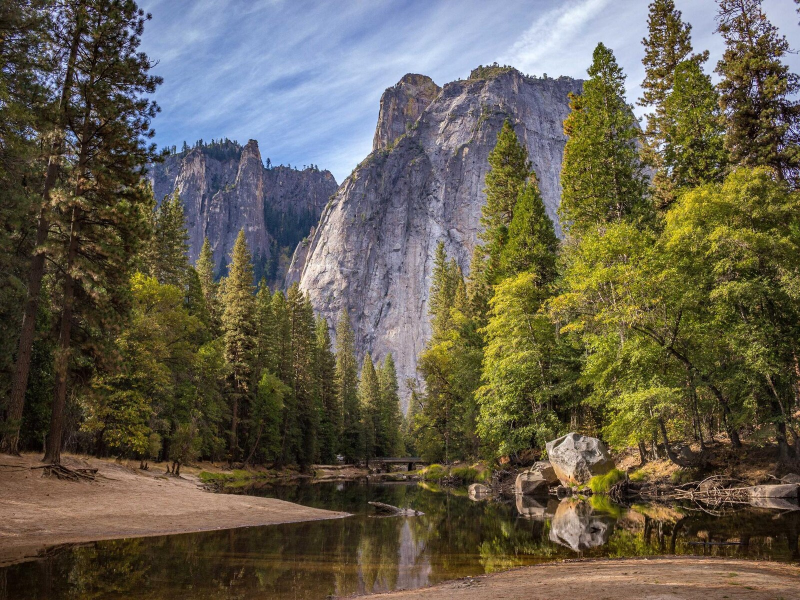
#> input picture app/src/androidTest/assets/forest.jpg, 1600 x 1200 px, given in place of p1027.jpg, which was not available (shown at 1/2 size)
$ python make_bursts.py ../app/src/androidTest/assets ../app/src/androidTest/assets/portrait.jpg
#> lines starting #> are read from the running program, lines starting #| are printed output that depends on the picture; pictures that were not available may be replaced by others from this repository, and a replacement may not be noted
#!/usr/bin/env python3
"""Builds a synthetic camera roll of burst-like photos for testing Photo Duel.

Each burst is one base photo turned into several frames with small handheld-style shifts,
rotations, exposure changes and the odd blurry frame. EXIF DateTimeOriginal is set so
MediaStore groups them by capture time the way a real camera roll would.

Usage: make_bursts.py BASE_DIR OUT_DIR
BASE_DIR must contain the photos named in SCENARIO (pNNNN.jpg, from picsum.photos/id/NNNN).
Writes OUT_DIR/Camera/*.jpg, OUT_DIR/Screenshots/*.jpg and OUT_DIR/expected.json.
"""
import json
import random
import sys
from datetime import datetime, timedelta, timezone
from pathlib import Path

from PIL import Image, ImageEnhance, ImageFilter

EXIF_IFD = 0x8769
DATETIME_ORIGINAL = 36867
OFFSET_TIME_ORIGINAL = 36881
SUBSEC_TIME_ORIGINAL = 37521
ORIENTATION = 274

# (name, base photo, frames, start offset from now, seconds between frames, blurry frame index or None)
SCENARIO = [
    ("portrait", "p1027", 5, timedelta(hours=-2), 1.5, 3),
    ("canoe", "p1011", 4, timedelta(days=-1, hours=-3), 2.0, None),
    ("forest", "p1043", 3, timedelta(days=-3), 3.0, None),
    ("jellyfish", "p1069", 6, timedelta(days=-10), 0.8, 5),
    # Two different scenes shot 20 s apart: one time session, but two visual clusters.
    ("pug-blanket", "p1025", 3, timedelta(days=-5), 1.0, None),
    ("pug-bed", "p1062", 2, timedelta(days=-5, seconds=23), 1.0, None),
    # Outside the default 30-day scope.
    ("street", "p342", 3, timedelta(days=-45), 1.2, None),
]
SINGLES = [
    ("waterfall", "p1035", timedelta(hours=-5)),
    ("hiker", "p177", timedelta(days=-2)),
    ("puppy", "p237", timedelta(days=-7)),
    ("hills", "p287", timedelta(days=-12)),
    ("beach", "p338", timedelta(days=-60)),
]
OUT_SIZE = (2000, 1500)


def jitter(img: Image.Image, rng: random.Random, strong: bool = True) -> Image.Image:
    """A handheld re-shot of the same scene: shift, small rotation and zoom, exposure change."""
    w, h = img.size
    angle = rng.uniform(-1.2, 1.2) if strong else 0.0
    dx = rng.uniform(-18, 18) if strong else 0.0
    dy = rng.uniform(-14, 14) if strong else 0.0
    scale = 1.04 + (rng.uniform(-0.01, 0.01) if strong else 0.0)
    # Zoom in slightly so rotation/shift never exposes empty borders.
    big = img.resize((int(w * scale), int(h * scale)), Image.LANCZOS).rotate(angle, resample=Image.BICUBIC)
    bw, bh = big.size
    left = (bw - w) / 2 + dx
    top = (bh - h) / 2 + dy
    out = big.crop((round(left), round(top), round(left) + w, round(top) + h))
    out = ImageEnhance.Brightness(out).enhance(rng.uniform(0.94, 1.06))
    return out


def save(img: Image.Image, path: Path, when: datetime) -> None:
    exif = Image.Exif()
    exif[ORIENTATION] = 1
    ifd = exif.get_ifd(EXIF_IFD)
    ifd[DATETIME_ORIGINAL] = when.strftime("%Y:%m:%d %H:%M:%S")
    ifd[SUBSEC_TIME_ORIGINAL] = f"{when.microsecond // 1000:03d}"
    ifd[OFFSET_TIME_ORIGINAL] = "+00:00"
    img.save(path, "JPEG", quality=90, exif=exif)


def main() -> None:
    base_dir, out_dir = Path(sys.argv[1]), Path(sys.argv[2])
    camera = out_dir / "Camera"
    shots = out_dir / "Screenshots"
    for d in (camera, shots):
        d.mkdir(parents=True, exist_ok=True)
        for old in d.glob("*.jpg"):  # file names embed the time, so stale runs would pile up
            old.unlink()
#> pass 2 of the loop in main, `for d in (camera, shots):`:
    rng = random.Random(42)
    now = datetime.now(timezone.utc).replace(microsecond=0)
    expected = {"bursts": [], "singles": [], "excluded": []}

    def load(name: str) -> Image.Image:
#> called with name = 'p1027'
        return Image.open(base_dir / f"{name}.jpg").convert("RGB").resize(OUT_SIZE, Image.LANCZOS)

    for name, base, frames, offset, spacing, blurry in SCENARIO:
        src = load(base)
        files = []
        for i in range(frames):
            when = now + offset + timedelta(seconds=spacing * i)
            img = jitter(src, rng)
            if i == blurry:
                img = img.filter(ImageFilter.GaussianBlur(5))
            fname = f"PXL_{when:%Y%m%d_%H%M%S}{when.microsecond // 1000:03d}_{name}_{i}.jpg"
            save(img, camera / fname, when)
            files.append(fname)
#> this loop made 5 passes
#> pass 1, in jitter, `big = img.resize((int(w * scale), int(h * scale)), Image.LANCZOS).rota..`:
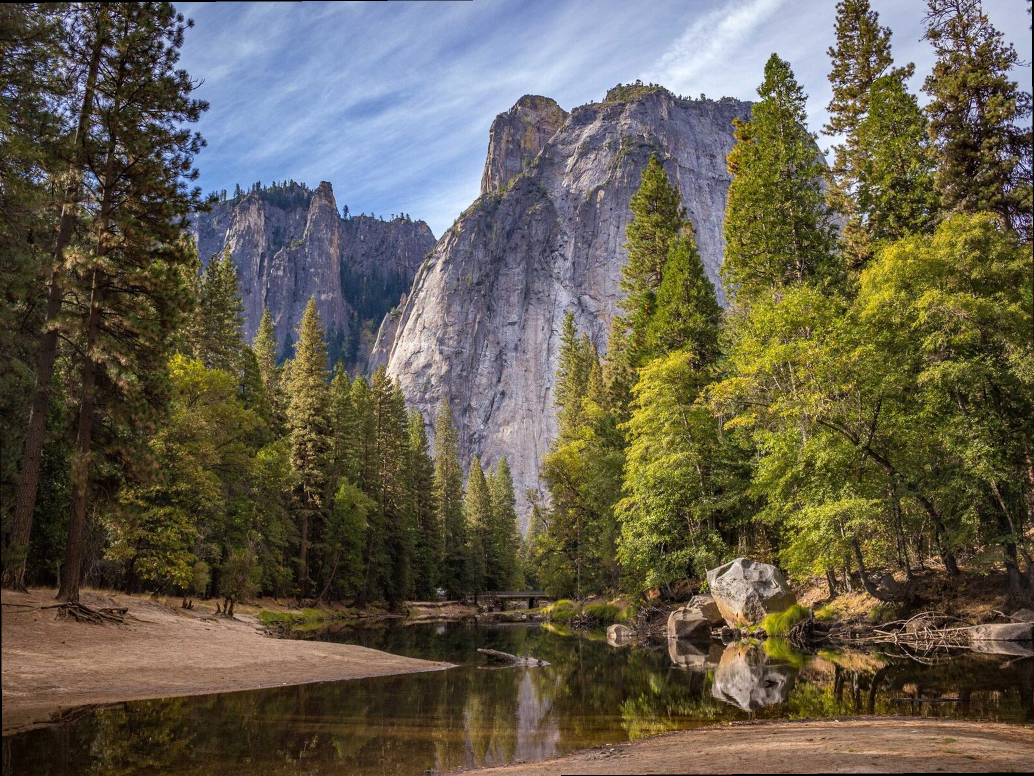
#> big: PIL image 2068x1551 RGB (shown at 1/2 size); mean R, G, B 99.9, 93.8, 78.2
#> pass 1, in jitter, `out = big.crop((round(left), round(top), round(left) + w, round(top) +..`:
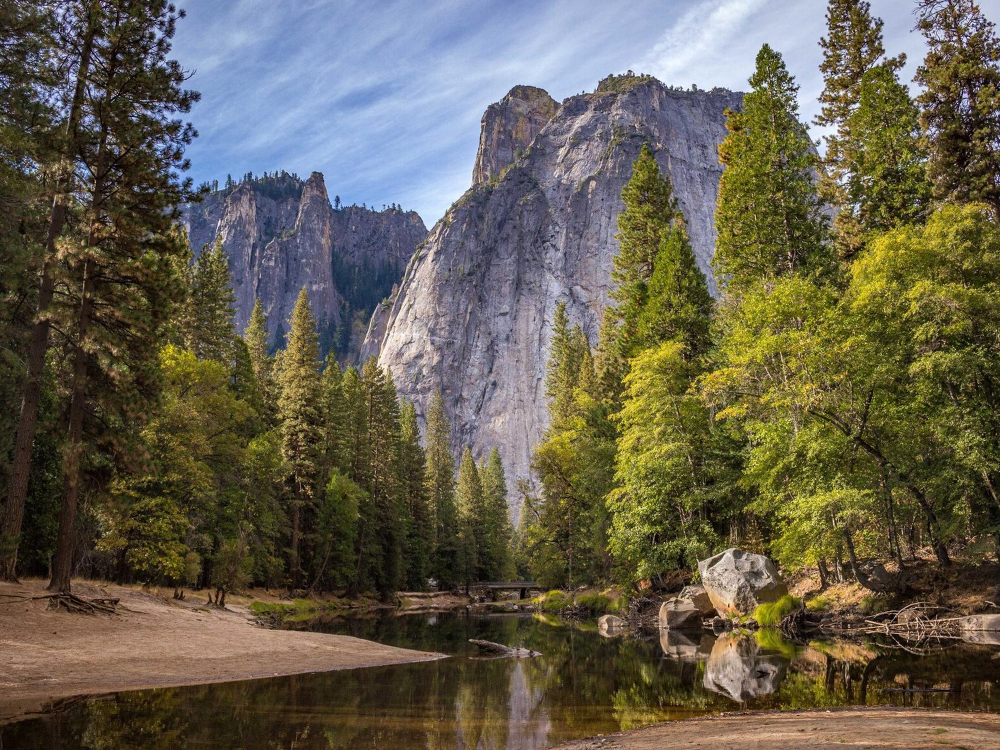
#> out: PIL image 2000x1500 RGB (shown at 1/2 size); mean R, G, B 100.5, 94.6, 78.4
#> after the loop:
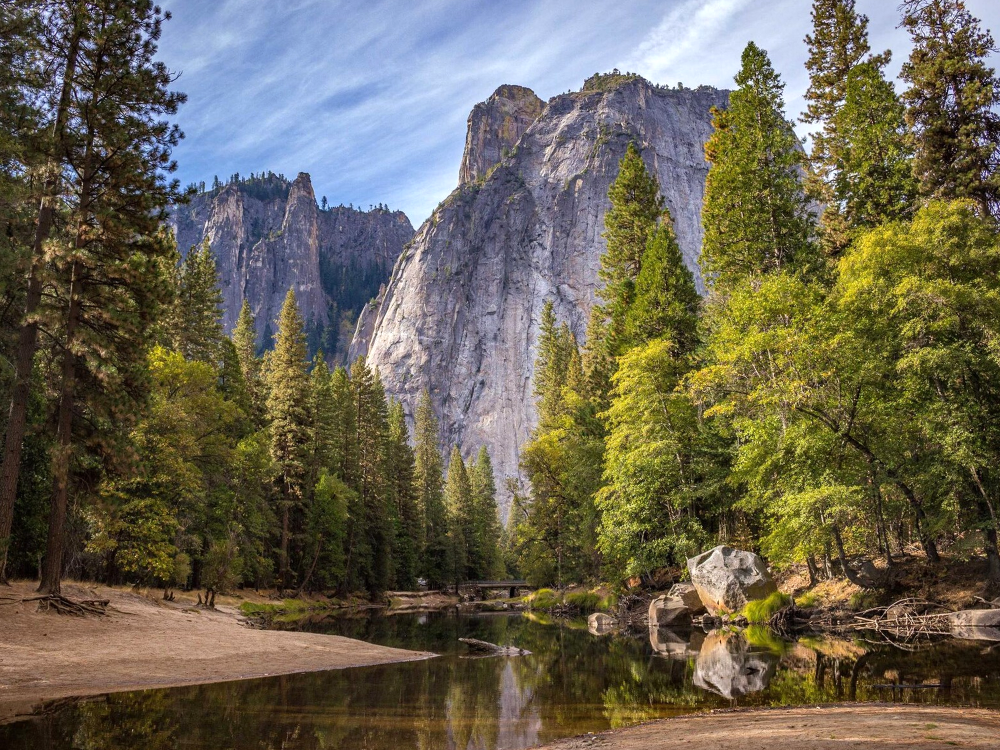
#> img: PIL image 2000x1500 RGB (shown at 1/2 size); mean R, G, B 105.7, 99.5, 82.3
#> after the loop, files = ['PXL_20261120_151246000_portrait_0.jpg', 'PXL_20261120_151247500_portrait_1.jpg', 'PXL_20261120_151249000_portrait_2.jpg', 'PXL_20261120_151250500_portrait_3.jpg', 'PXL_20261120_151252000_portrait_4.jpg']
        expected["bursts"].append({"name": name, "files": files, "time": (now + offset).isoformat()})
#> pass 2 of the loop in main, `for name, base, frames, offset, spacing, blurry in SCENARIO:`:
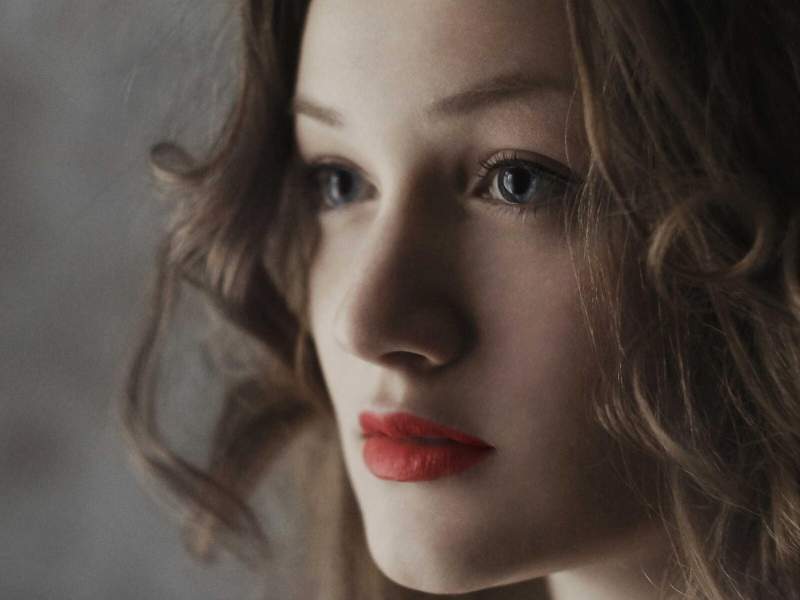
#> input picture app/src/androidTest/assets/portrait.jpg, 1600 x 1200 px, given in place of p1011.jpg, which was not available (shown at 1/2 size)
#> the loop in main, `for i in range(frames):` made 4 passes
#> pass 1, in jitter (call 6), `out = big.crop((round(left), round(top), round(left) + w, round(top) +..`:
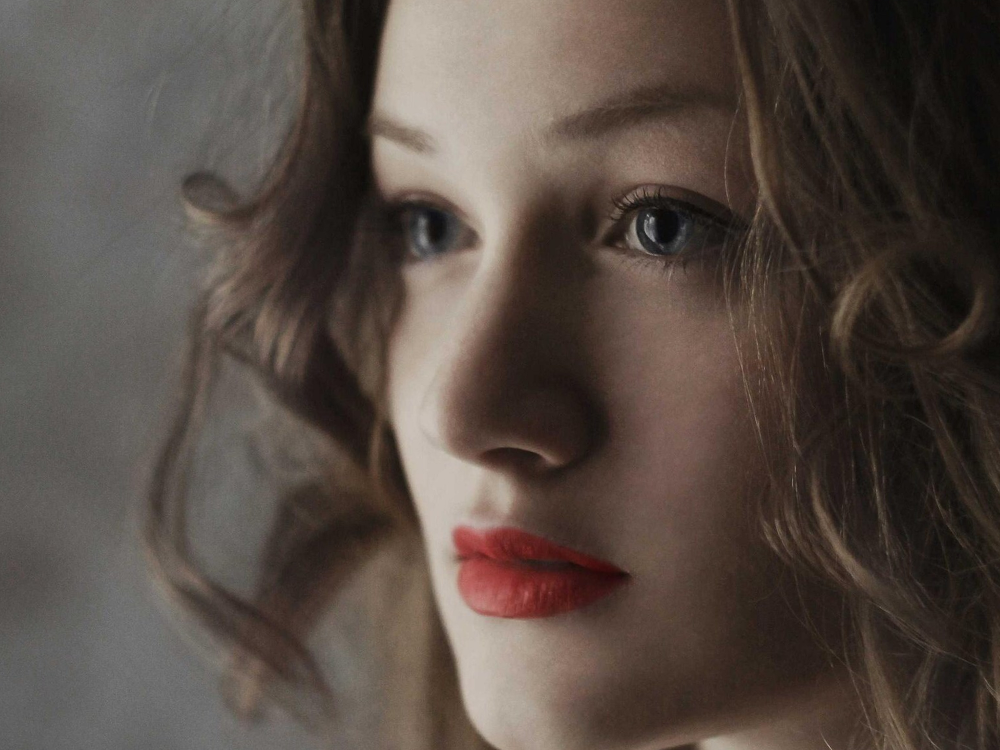
#> out: PIL image 2000x1500 RGB (shown at 1/2 size); mean R, G, B 86.2, 74.9, 67.8
#> after the loop in main, `for i in range(frames):`:
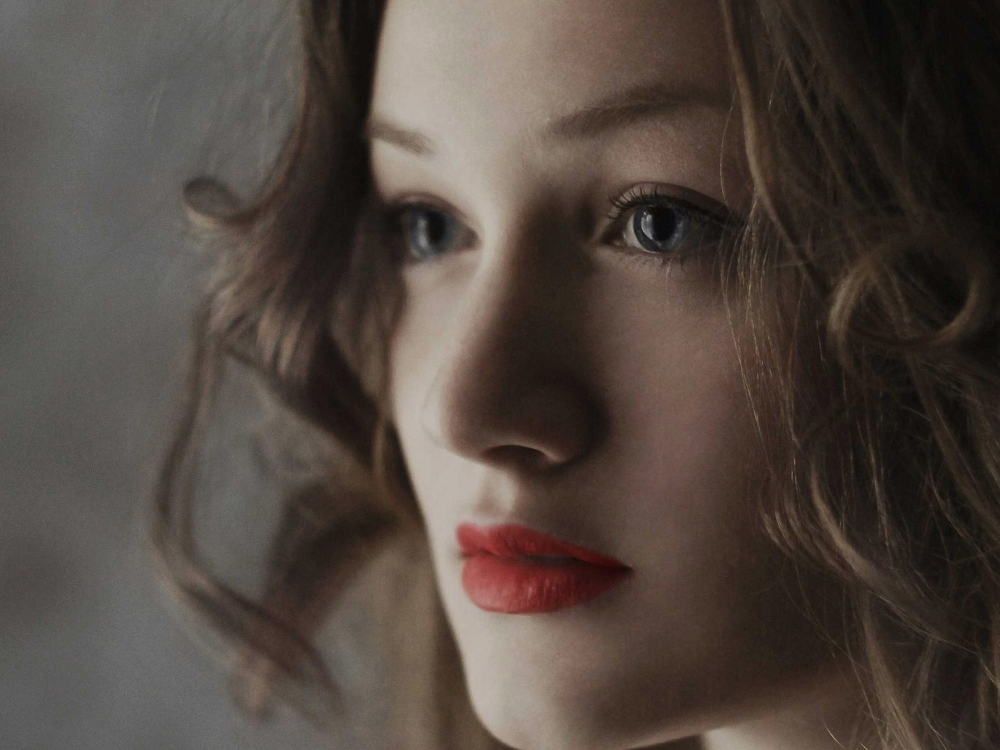
#> img: PIL image 2000x1500 RGB (shown at 1/2 size); mean R, G, B 81.4, 70.8, 64.1
#> after the loop in main, `for i in range(frames):`: files = ['PXL_20261119_141246000_canoe_0.jpg', 'PXL_20261119_141248000_canoe_1.jpg', 'PXL_20261119_141250000_canoe_2.jpg', 'PXL_20261119_141252000_canoe_3.jpg']

    for name, base, offset in SINGLES:
        when = now + offset
        fname = f"PXL_{when:%Y%m%d_%H%M%S}_{name}.jpg"
        save(jitter(load(base), rng, strong=False), camera / fname, when)
        expected["singles"].append(fname)

    # A screenshot saved under DCIM, which some OEMs do; must never be grouped.
    when = now + timedelta(hours=-2, seconds=3)
    for i in range(2):
        fname = f"Screenshot_{when:%Y%m%d_%H%M%S}_{i}.jpg"
        save(Image.new("RGB", (1080, 2220), (240, 240, 240)), shots / fname, when + timedelta(seconds=i))
        expected["excluded"].append(fname)

    (out_dir / "expected.json").write_text(json.dumps(expected, indent=2))
    print(f"Wrote {sum(len(b['files']) for b in expected['bursts'])} burst frames, "
          f"{len(expected['singles'])} singles, {len(expected['excluded'])} screenshots to {out_dir}")


if __name__ == "__main__":
#> (the run stopped early here; a loop or call above may not have finished)
